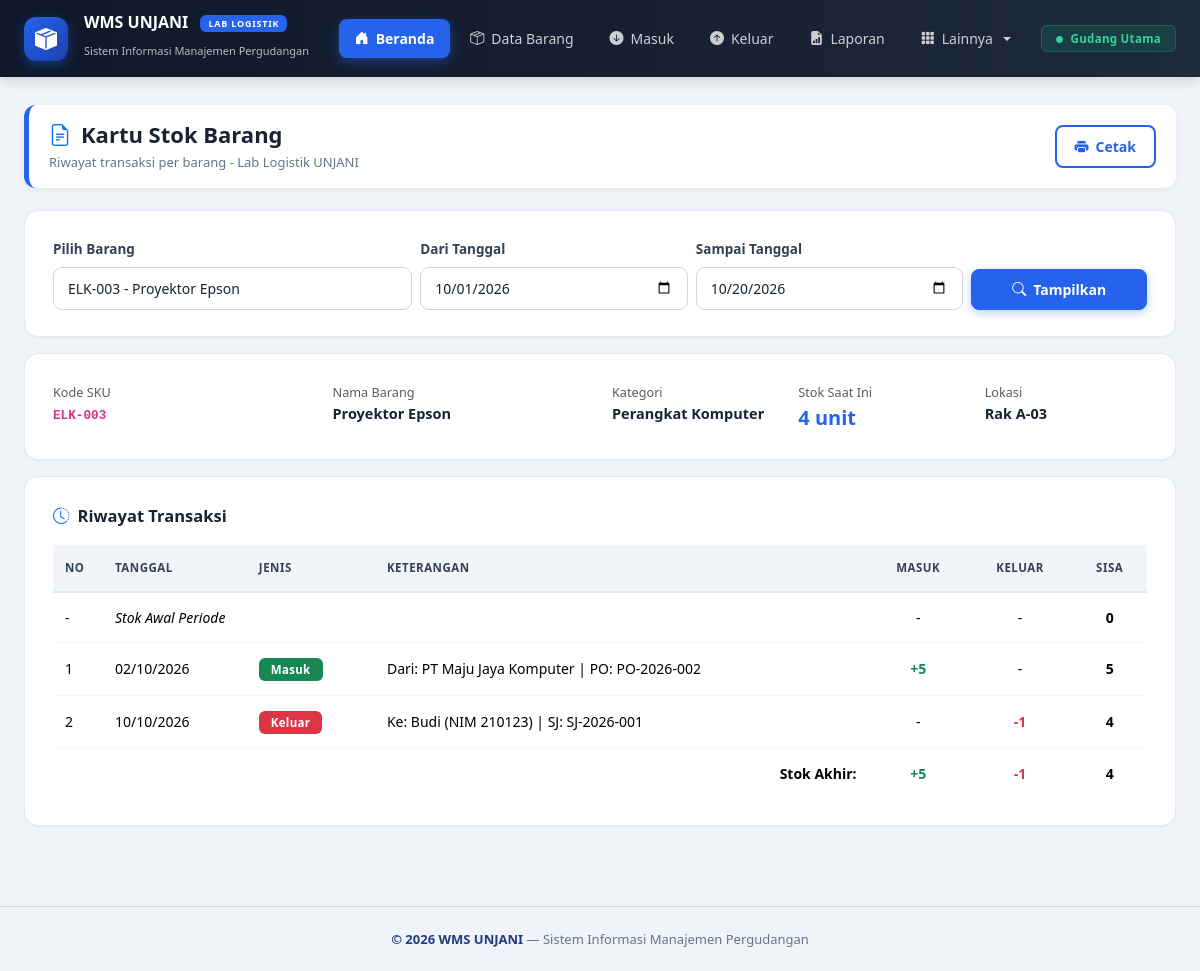
The app's page /kartu_stok.php?id=3 with its own data.
### tables this page shows
CREATE TABLE barang (
    id INT AUTO_INCREMENT PRIMARY KEY,
    kode_barang VARCHAR(20) UNIQUE NOT NULL,
    nama_barang VARCHAR(100) NOT NULL,
    kategori_id INT,
    satuan VARCHAR(20) DEFAULT 'pcs',
    stok INT DEFAULT 0,
    stok_minimal INT DEFAULT 5,
    lokasi_rak VARCHAR(20),
    harga DECIMAL(15,2) DEFAULT 0,
    FOREIGN KEY (kategori_id) REFERENCES kategori(id) ON DELETE SET NULL
);

CREATE TABLE kategori (
    id INT AUTO_INCREMENT PRIMARY KEY,
    nama_kategori VARCHAR(100) NOT NULL,
    kode_zona VARCHAR(5),
    keterangan TEXT
);

### config/koneksi.php (called while the page is built, shortened)
<?php
function tglIndo($tgl) {
    return date('d/m/Y', strtotime($tgl));
}
?>

### kartu_stok.php (the view, shortened to what this page needs)
<?php
require_once 'config/koneksi.php';
$barang_id = (int)($_GET['id'] ?? 0);
$dari      = $_GET['dari'] ?? date('Y-m-01');
$sampai    = $_GET['sampai'] ?? date('Y-m-d');
$barang = null;
if ($barang_id > 0) {
    $barang = mysqli_fetch_assoc(mysqli_query($koneksi, "
        SELECT b.*, k.nama_kategori
        FROM barang b
        LEFT JOIN kategori k ON b.kategori_id = k.id
        WHERE b.id='$barang_id'
    "));
}
require_once 'includes/header.php';
?>
<div class="page-header">
    <div>
        <h4><i class="bi bi-file-earmark-text text-primary"></i> Kartu Stok Barang</h4>
        <small>Riwayat transaksi per barang - Lab Logistik UNJANI</small>
    </div>
    <?php if ($barang): ?>
    <button onclick="window.print()" class="btn btn-outline-primary no-print">
        <i class="bi bi-printer-fill"></i> Cetak
    </button>
    <?php endif; ?>
</div>
<div class="panel mb-3 no-print">
    <form method="GET" action="index.php" class="row g-2">
        <div class="col-md-4">
            <label class="form-label">Pilih Barang</label>
            <select name="id" class="form-select" required>
                <?php
                $q_b = mysqli_query($koneksi, "SELECT * FROM barang ORDER BY nama_barang");
                while ($b = mysqli_fetch_assoc($q_b)):
                ?>
                <option value="<?= $b['id'] ?>" <?= $barang_id == $b['id'] ? 'selected' : '' ?>>
                    <?= $b['kode_barang'] ?> - <?= $b['nama_barang'] ?>
                </option>
                <?php endwhile; ?>
            </select>
        </div>
        <div class="col-md-3">
            <label class="form-label">Dari Tanggal</label>
            <input type="date" name="dari" class="form-control" value="<?= $dari ?>">
        </div>
        <div class="col-md-3">
            <label class="form-label">Sampai Tanggal</label>
            <input type="date" name="sampai" class="form-control" value="<?= $sampai ?>">
        </div>
        <div class="col-md-2 d-flex align-items-end">
            <button type="submit" class="btn btn-primary w-100">
                <i class="bi bi-search"></i> Tampilkan
            </button>
        </div>
    </form>
</div>
<?php if ($barang): ?>
    <div class="panel mb-3">
        <div class="row">
            <div class="col-md-3">
                <small class="text-muted">Kode SKU</small>
                <div><strong><code><?= $barang['kode_barang'] ?></code></strong></div>
            </div>
            <div class="col-md-3">
                <small class="text-muted">Nama Barang</small>
                <div><strong><?= $barang['nama_barang'] ?></strong></div>
            </div>
            <div class="col-md-2">
                <small class="text-muted">Kategori</small>
                <div><strong><?= $barang['nama_kategori'] ?? '-' ?></strong></div>
            </div>
            <div class="col-md-2">
                <small class="text-muted">Stok Saat Ini</small>
                <div><strong style="font-size:20px;color:#2563eb;"><?= $barang['stok'] ?> <?= $barang['satuan'] ?></strong></div>
            </div>
            <div class="col-md-2">
                <small class="text-muted">Lokasi</small>
                <div><strong><?= $barang['lokasi_rak'] ?></strong></div>
            </div>
        </div>
    </div>
    <div class="panel">
        <div class="panel-title mb-3"><i class="bi bi-clock-history text-primary"></i> Riwayat Transaksi</div>
        <div class="table-responsive">
            <table class="table">
                <thead>
                    <tr>
                        <th style="width:50px;">No</th>
                        <th>Tanggal</th>
                        <th>Jenis</th>
                        <th>Keterangan</th>
                        <th class="text-center">Masuk</th>
                        <th class="text-center">Keluar</th>
                        <th class="text-center">Sisa</th>
                    </tr>
                </thead>
                <tbody>
                <?php
                $q = mysqli_query($koneksi, "
                    (SELECT bm.tanggal, 'Masuk' AS jenis,
                        CONCAT('Dari: ', IFNULL(s.nama_supplier, '-'), ' | PO: ', IFNULL(bm.no_po, '-')) AS ket,
                        bm.jumlah AS masuk, 0 AS keluar
                     FROM barang_masuk bm
                     LEFT JOIN supplier s ON bm.supplier_id = s.id
                     WHERE bm.barang_id = '$barang_id'
                       AND bm.tanggal BETWEEN '$dari' AND '$sampai')
                    UNION ALL
                    (SELECT bk.tanggal, 'Keluar' AS jenis,
                        CONCAT('Ke: ', IFNULL(bk.tujuan, '-'), ' | SJ: ', IFNULL(bk.no_surat_jalan, '-')) AS ket,
                        0 AS masuk, bk.jumlah AS keluar
                     FROM barang_keluar bk
                     WHERE bk.barang_id = '$barang_id'
                       AND bk.tanggal BETWEEN '$dari' AND '$sampai')
                    ORDER BY tanggal ASC
                ");
                $sum_in = mysqli_fetch_assoc(mysqli_query($koneksi, "SELECT IFNULL(SUM(jumlah),0) t FROM barang_masuk WHERE barang_id='$barang_id'"))['t'];
                $sum_out = mysqli_fetch_assoc(mysqli_query($koneksi, "SELECT IFNULL(SUM(jumlah),0) t FROM barang_keluar WHERE barang_id='$barang_id'"))['t'];
                $stok_awal = $barang['stok'] - $sum_in + $sum_out;
                $no = 1;
                $running = $stok_awal;
                ?>
                <tr style="background:#f8fafc;">
                    <td>-</td>
                    <td colspan="3"><em>Stok Awal Periode</em></td>
                    <td class="text-center">-</td>
                    <td class="text-center">-</td>
                    <td class="text-center"><strong><?= $stok_awal ?></strong></td>
                </tr>
                <?php if (mysqli_num_rows($q) == 0): ?>
                    <tr><td colspan="7" class="text-center text-muted py-5">
                        <i class="bi bi-inbox" style="font-size:40px;opacity:0.3;"></i>
                        <div class="mt-2">Tidak ada transaksi di periode ini</div>
                    </td></tr>
                <?php else: while ($r = mysqli_fetch_assoc($q)):
                    $running += $r['masuk'] - $r['keluar'];
                ?>
                <tr>
                    <td><?= $no++ ?></td>
                    <td><?= tglIndo($r['tanggal']) ?></td>
                    <td>
                        <?php if ($r['jenis'] == 'Masuk'): ?>
                            <span class="badge bg-success">Masuk</span>
                        <?php else: ?>
                            <span class="badge bg-danger">Keluar</span>
                        <?php endif; ?>
                    </td>
                    <td><?= $r['ket'] ?></td>
                    <td class="text-center"><?= $r['masuk'] > 0 ? '<strong class="text-success">+' . $r['masuk'] . '</strong>' : '-' ?></td>
                    <td class="text-center"><?= $r['keluar'] > 0 ? '<strong class="text-danger">-' . $r['keluar'] . '</strong>' : '-' ?></td>
                    <td class="text-center"><strong><?= $running ?></strong></td>
                </tr>
                <?php endwhile; endif; ?>
                <tr style="background:#f0f9ff;font-weight:bold;">
                    <td colspan="4" class="text-end">Stok Akhir:</td>
                    <td class="text-center text-success">+<?= $sum_in ?></td>
                    <td class="text-center text-danger">-<?= $sum_out ?></td>
                    <td class="text-center"><?= $barang['stok'] ?></td>
                </tr>
                </tbody>
            </table>
        </div>
    </div>
<?php endif; ?>
<?php require_once 'includes/footer.php'; ?>

### assets/css/style.css (style rules this page uses)
* { -webkit-font-smoothing: antialiased; -moz-osx-font-smoothing: grayscale; box-sizing: border-box; }
body { background: #f0f4f8; font-family: 'Segoe UI', -apple-system, BlinkMacSystemFont, Tahoma, sans-serif; font-size: 14.5px; line-height: 1.55; color: #1a2332; margin: 0; min-height: 100vh; }
.panel { background: #fff; border-radius: 14px; padding: 26px 28px; border: 1px solid #e2e8f0; height: 100%; box-shadow: 0 1px 3px rgba(15,23,42,0.04); }
.panel-title { font-size: 16.5px; font-weight: 700; color: #1a2332; margin-bottom: 6px; display: flex; align-items: center; gap: 8px; }
.page-header { display: flex; justify-content: space-between; align-items: center; margin-bottom: 22px; padding: 16px 20px; background: #fff; border-radius: 12px; border-left: 5px solid #2563eb; box-shadow: 0 2px 6px rgba(15,23,42,0.05); gap: 16px; flex-wrap: wrap; }
.page-header h4 { font-size: 22px; font-weight: 700; margin: 0; display: flex; align-items: center; gap: 10px; color: #1a2332; }
.page-header small { color: #64748b; font-size: 13px; display: block; margin-top: 4px; }
.table { margin-bottom: 0; font-size: 14px; color: #1a2332; }
.table thead th { background: #f1f5f9; color: #334155; font-size: 11.5px; font-weight: 700; letter-spacing: 0.5px; text-transform: uppercase; padding: 14px 12px; border-bottom: 2px solid #e2e8f0; white-space: nowrap; }
.table tbody td { padding: 14px 12px; vertical-align: middle; font-size: 14px; border-bottom: 1px solid #f1f5f9; }
.table tbody tr:nth-child(even) { background: #f8fafc; }
.table tbody tr:last-child td { border-bottom: none; }
.badge { font-weight: 600; padding: 6px 12px; font-size: 11.5px; border-radius: 6px; letter-spacing: 0.3px; vertical-align: middle; }
.btn { font-size: 14px; font-weight: 600; border-radius: 8px; padding: 9px 18px; transition: all 0.15s; display: inline-flex; align-items: center; justify-content: center; gap: 7px; }
.btn-primary { background: #2563eb; border-color: #2563eb; box-shadow: 0 3px 10px rgba(37,99,235,0.3); }
.btn-outline-primary { color: #2563eb; border: 2px solid #2563eb; background: transparent; }
.table-responsive { overflow-x: auto; overflow-y: visible; }
.form-control, .form-select { border-radius: 9px; border: 1.5px solid #cbd5e1; font-size: 14px; padding: 10px 14px; transition: all 0.15s; color: #1a2332; background: #fff; }
.form-control::placeholder { color: #94a3b8; }
.form-label { font-weight: 600; color: #334155; margin-bottom: 7px; font-size: 13.5px; }

### records on screen
barang: kode_barang "ELK-003", nama_barang "Proyektor Epson", kategori.nama_kategori "Perangkat Komputer", stok "4", satuan "unit", lokasi_rak "Rak A-03"

### other values on screen
$stok_awal "0"
tglIndo($r['tanggal']) "02/10/2026"
$r['ket'] "Dari: PT Maju Jaya Komputer | PO: PO-2026-002"
$r['masuk'] "5"
$running "5"
tglIndo($r['tanggal']) "10/10/2026"
$r['ket'] "Ke: Budi (NIM 210123) | SJ: SJ-2026-001"
$r['keluar'] "1"
$running "4"
$sum_in "5"
$sum_out "1"
form field id "ELK-003 - Proyektor Epson"
